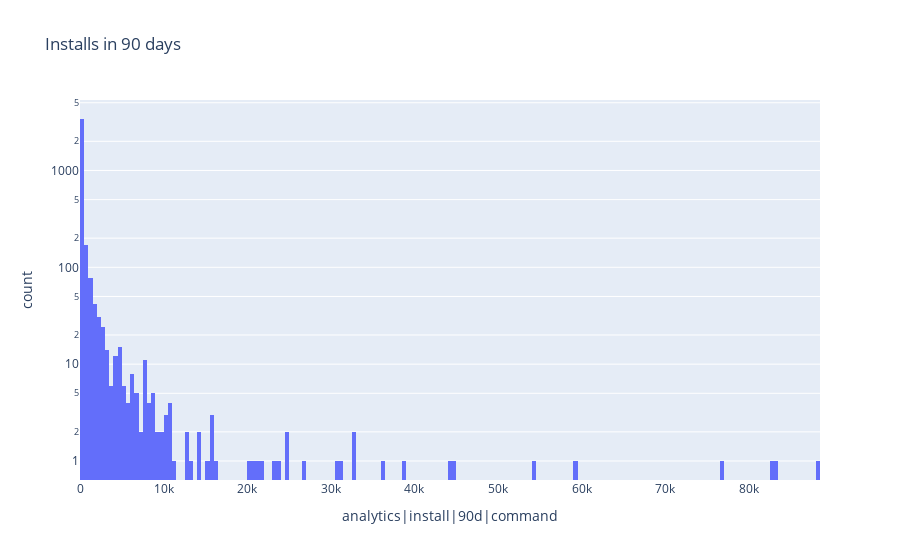

Notebook source saved alongside this figure:
### Code cell
col_name = "analytics|install|90d|command"
fig = px.histogram(df, x=col_name, log_y=True, title="Installs in 90 days")
fig.show()
df.sort_values([col_name], ascending=[False]).head(5)[["full_token", col_name]]

### Figure 1 — Plotly figure (JSON) as saved in the notebook; plotly's stock layout.template omitted (floating-point values rounded to 4 significant figures; data arrays with more than 128 entries replaced by an {"elided": "..."} marker saying what was removed)
{"data": [{"alignmentgroup": "True", "bingroup": "x", "hovertemplate": "analytics|install|90d|command=%{x}<br>count=%{y}<extra></extra>", "legendgroup": "", "marker": {"color": "#636efa", "pattern": {"shape": ""}}, "name": "", "offsetgroup": "", "orientation": "v", "showlegend": false, "type": "histogram", "x": {"elided": "3927 int values"}, "xaxis": "x", "yaxis": "y"}], "layout": {"barmode": "relative", "legend": {"tracegroupgap": 0}, "title": {"text": "Installs in 90 days"}, "xaxis": {"anchor": "y", "domain": [0, 1], "title": {"text": "analytics|install|90d|command"}}, "yaxis": {"anchor": "x", "domain": [0, 1], "title": {"text": "count"}, "type": "log"}}}
